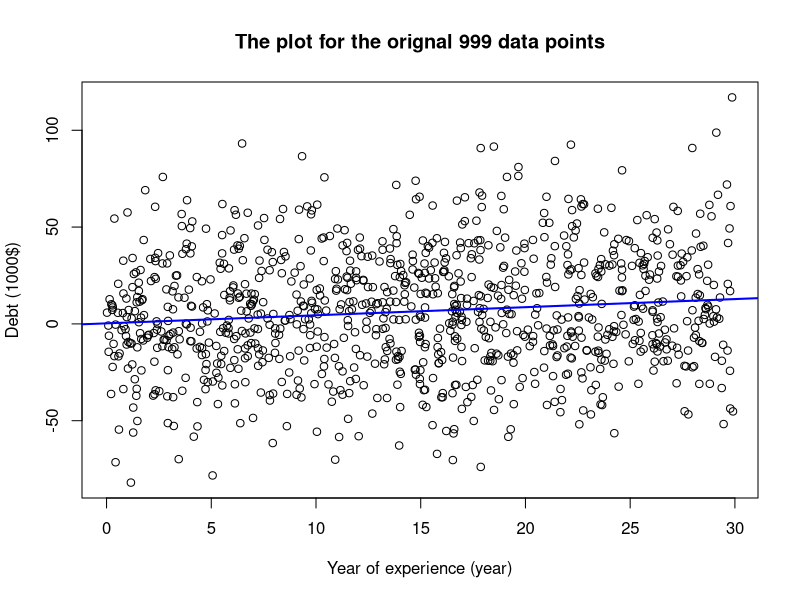
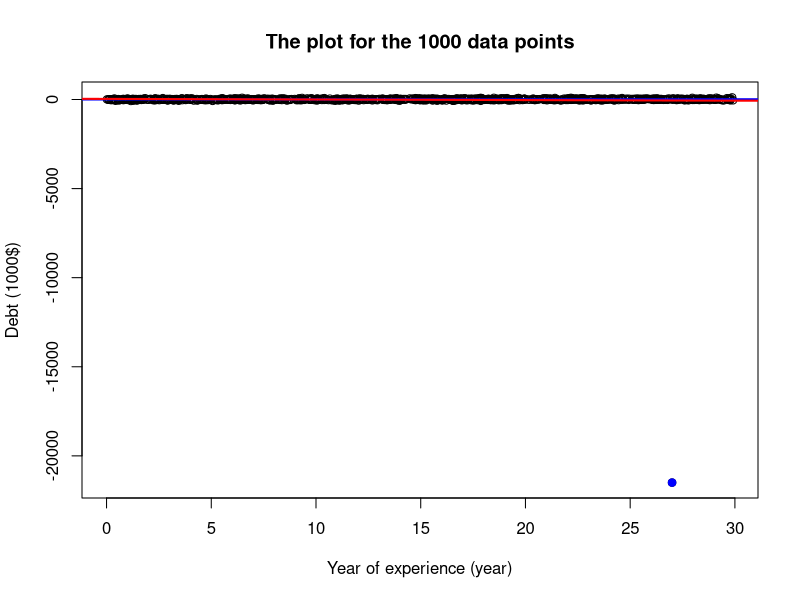
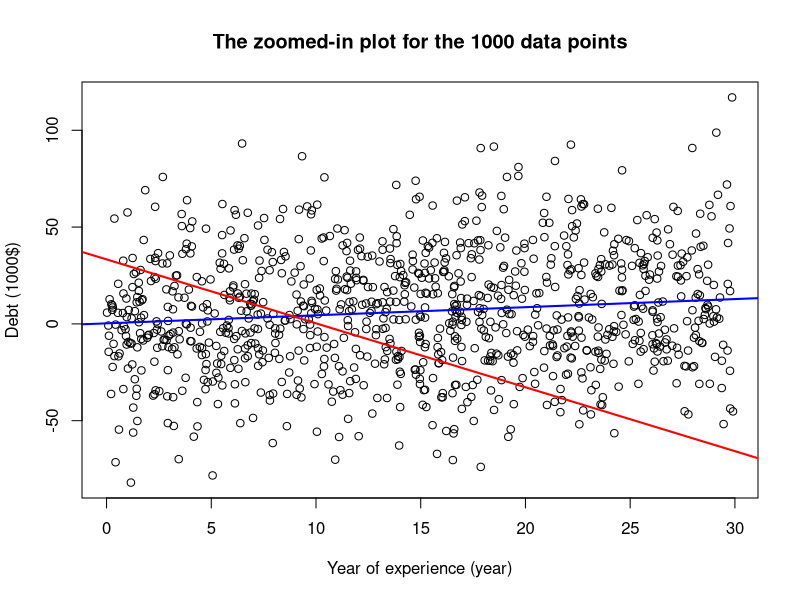

Reproduce these figures in R, in order.
set.seed(23022019)
independent <- runif(999, 0, 30)
dependent <- c()

# creatign data
for (i in independent) {
  value = 0.5*i + rnorm(1, mean = 0, sd = 30) - 1
  dependent <- c(dependent, value)
}

# adding outlier
independent_extra <- c(independent, 27)
dependent_extra <- c(dependent, -21500)

summary(lm(dependent ~ independent))
summary(lm(dependent_extra ~ independent_extra))

#################
# plot the original 999 data points
plot(independent, dependent, 
     main="The plot for the orignal 999 data points",
     xlab="Year of experience (year)", 
     ylab="Debt (1000$)")
abline(lm(dependent ~ independent), col = "blue", lwd = 2)

#################
# plot the 1000 data points 
plot(independent_extra, dependent_extra, 
     main="The plot for the 1000 data points",
     xlab="Year of experience (year)", 
     ylab="Debt (1000$)")
points(27, -21500, col= "blue", pch = 19)
abline(lm(dependent ~ independent), col = "blue", lwd = 2)
abline(lm(dependent_extra ~ independent_extra), col = "red", lwd = 2)

#################
# plot the before and after-trend but in the scale of original 999 points
plot(independent, dependent, 
     main="The zoomed-in plot for the 1000 data points",
     xlab="Year of experience (year)", 
     ylab="Debt (1000$)")
abline(lm(dependent ~ independent), col = "blue", lwd = 2)
abline(lm(dependent_extra ~ independent_extra), col = "red", lwd = 2)